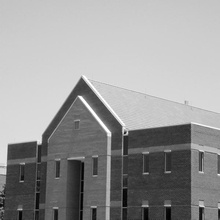
%> input picture assign2/assignment3/asset/3_3.jpg, 220 x 220 px, shrunk from 600 x 600 before the run
$ octave assign3.m   (GNU Octave 9; MATLAB toolbox functions it lacks are replaced by stand-ins)
%> lines starting %> are read from the running program, lines starting %| are printed output that depends on the picture
clc;
close all;
D0=10;
InitialImage=imread('../asset/3_3.jpg');
%> InitialImage is the input picture: size 220x220 uint8; min 0, max 255, mean 152.9
[M,N]=size(InitialImage);
%> M = 220; N = 220
P=2*M;
%> P = 440
Q=2*N;
%> Q = 440

%原始图片
subplot(3,3,1);imshow(InitialImage);title('原图');
%课本上的sobel是库的旋转270度
spaceFilter=rot90(fspecial('sobel'),3);

%可用本行库和自己的卷积实现进行比较
%I2=conv2((Image),double(spaceFilter),'same');

%实现卷积代替上面I2
%卷积核旋转180度
kernel=rot90(spaceFilter,2);
%原图四周补0
paddingImage=double(zeros(M+4,N+4));
paddingImage(3:1:M+2,3:1:N+2)=double(InitialImage);
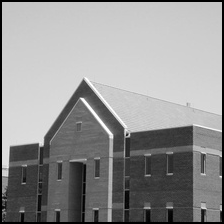
%> paddingImage: size 224x224 double; min 0, max 255, mean 147.5

%用于存放卷积结果
convMatrix=double(zeros(M+2,N+2));
%卷积计算
for i=1:M+2
    for j=1:N+2
        for p=0:2
            for q=0:2
                tmp=paddingImage(i+p,j+q)*kernel(1+p,1+q);
                convMatrix(i,j)=convMatrix(i,j)+tmp;
            end
        end
    end
end
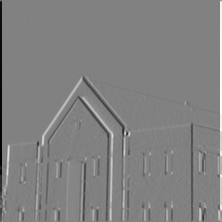
%> convMatrix: size 222x222 double; min -891, max 867, mean 0; drawn with min black and max white
%截断卷积结果
convMatrix2=(convMatrix(2:M+1,2:N+1));
subplot(3,3,2);imshow(convMatrix2,[]);title('空间域滤波处理图');

%再实现频域滤波
zeroImage=double(zeros(P,Q));
zeroImage(1:M,1:N)=InitialImage;
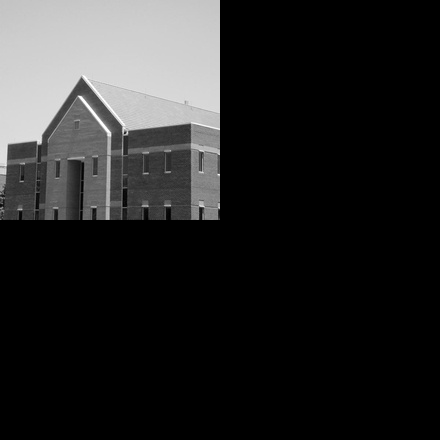
%> zeroImage: size 440x440 double; min 0, max 255, mean 38.2
subplot(3,3,3);imshow(uint8(zeroImage));title('补零图');

% [9 lines of commented-out code are left out]
centerImage=(real(ifft2(fftshift(fft2(double(zeroImage),P,Q)))));
subplot(3,3,4);imshow(uint8(centerImage));title('中心化');

%原图频谱
flourier_Image=fft2(double(centerImage));
subplot(3,3,5);imshow(uint8(log(abs(flourier_Image))+1),[]);title('原图频谱');
%> after `imshow(uint8(log(abs(flourier_Image))+1),[])`:
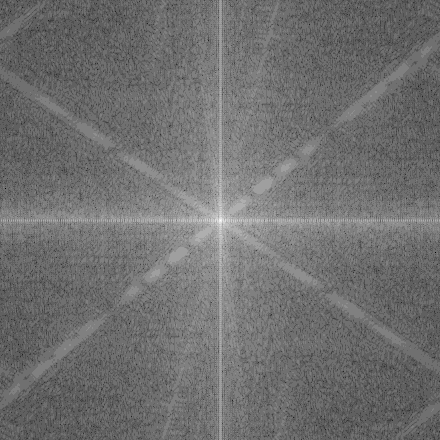
%> displayed picture: size 440x440, on the screen's scale of 0 to 255; min 0, max 255, mean 111.6
%变换模板到频域
filter=fftshift(fft2(double(spaceFilter),P,Q));
subplot(3,3,6);imshow(uint8(log(abs(filter))+1),[]);title('sobel模板频谱');
%乘法操作
img_filter = filter.*flourier_Image;
subplot(3,3,7);imshow(uint8(log(abs(img_filter))+1),[]);title('乘积过滤后频谱');
%> after `imshow(uint8(log(abs(img_filter))+1),[])`:
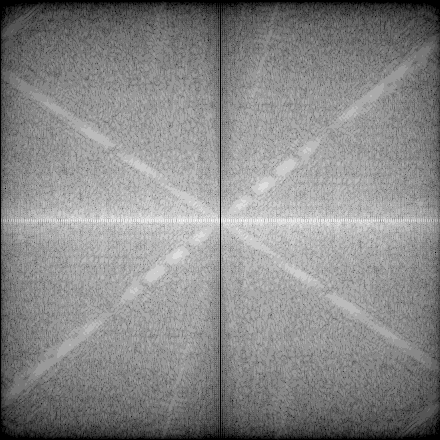
%> displayed picture: size 440x440, on the screen's scale of 0 to 255; min 0, max 255, mean 135.7

%在频域去中心化
img_filter=ifftshift(img_filter);
%反傅里叶变换,并取实数部分
img_filter2=round(real(ifft2(img_filter)));

% [6 lines of commented-out code are left out]
subplot(3,3,8);imshow(img_filter2,[]);title('去中心化后的IDFT');
%截断后得到频率域滤波结果
img_filter3=img_filter2(1:1:M,1:1:N);
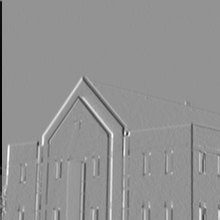
%> img_filter3: size 220x220 double; min -891, max 651, mean -6.2; drawn with min black and max white
subplot(3,3,9);imshow(img_filter3,[]);title('频率域滤波处理图');
%> after `title('频率域滤波处理图')`:
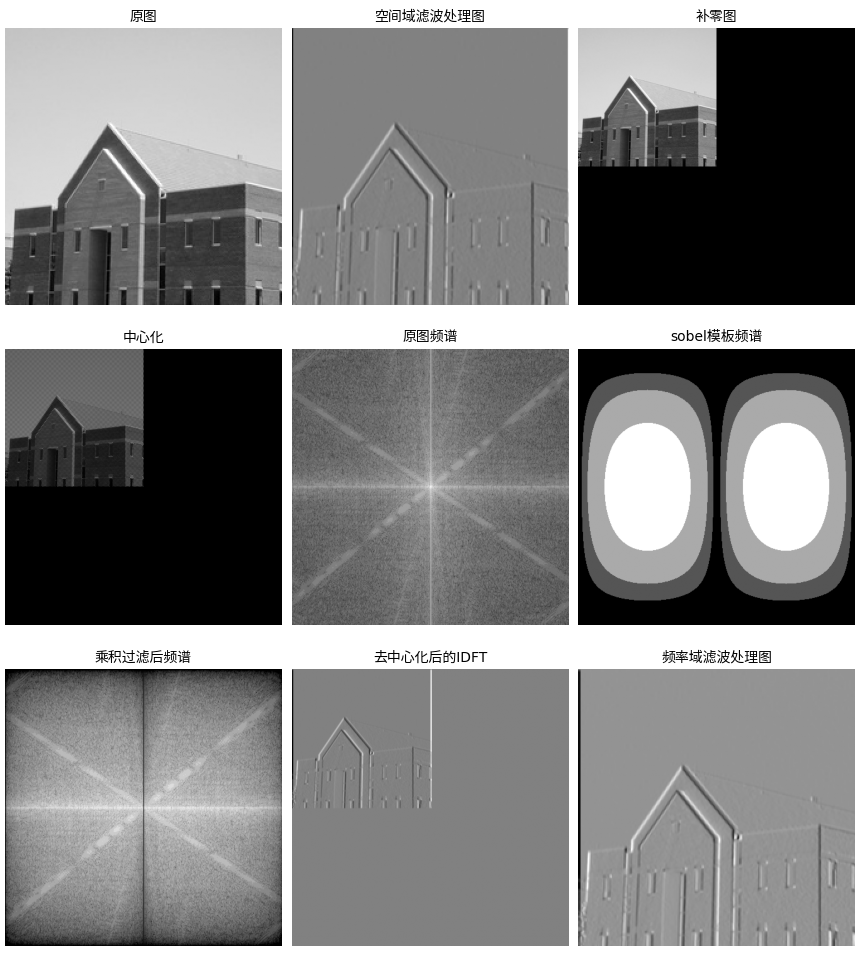
%> figure redrawn from the program's plot data, 9 panels
